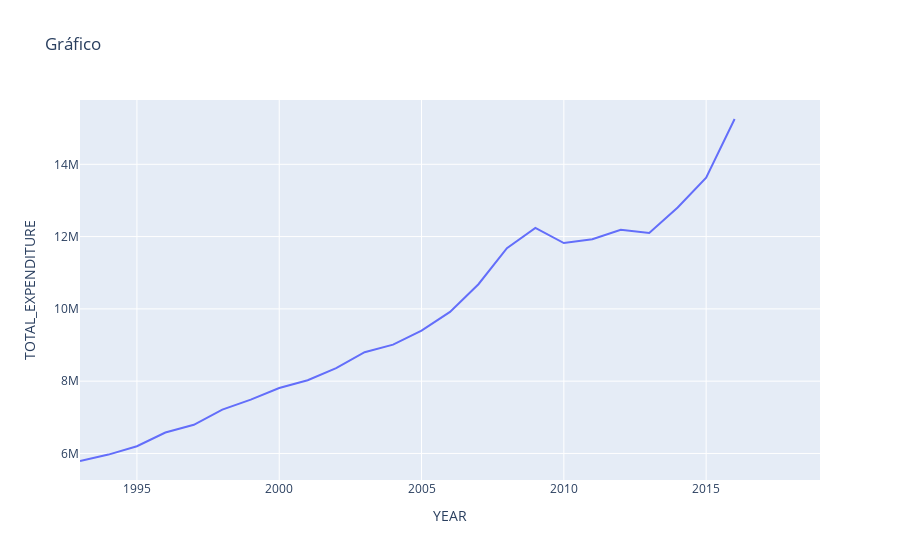

The cell this chart's notebook holds for it:
### Code cell
import pandas as pd
import plotly.express as px

education = pd.read_csv("./Data/states_all.csv", usecols=["STATE", "YEAR", "TOTAL_EXPENDITURE"])
selecao = (education["STATE"] == "WASHINGTON") & (education["YEAR"] > 1992)
df = education[selecao]
df.head()

fig = px.line(data_frame=df, x="YEAR", y="TOTAL_EXPENDITURE", title="Gráfico")
fig.show()

### Figure 1 — Plotly figure (JSON) as saved in the notebook; plotly's stock layout.template omitted (floating-point values rounded to 4 significant figures)
{"data": [{"hovertemplate": "YEAR=%{x}<br>TOTAL_EXPENDITURE=%{y}<extra></extra>", "legendgroup": "", "line": {"color": "#636efa", "dash": "solid"}, "marker": {"symbol": "circle"}, "mode": "lines", "name": "", "orientation": "v", "showlegend": false, "type": "scatter", "x": [1993, 1994, 1995, 1996, 1997, 1998, 1999, 2000, 2001, 2002, 2003, 2004, 2005, 2006, 2007, 2008, 2009, 2010, 2011, 2012, 2013, 2014, 2015, 2016, 2017, 2019], "xaxis": "x", "y": [5791436, 5968590, 6200754, 6578388, 6792261, 7211601, 7489129, 7811937, 8026334, 8362656, 8802387, 9009980, 9399603, 9915617, 10682397, 11677666, 12240632, 11820814, 11928408, 12187889, 12097549, 12806300, 13630138, 15253296, null, null], "yaxis": "y"}], "layout": {"legend": {"tracegroupgap": 0}, "title": {"text": "Gráfico"}, "xaxis": {"anchor": "y", "domain": [0, 1], "title": {"text": "YEAR"}}, "yaxis": {"anchor": "x", "domain": [0, 1], "title": {"text": "TOTAL_EXPENDITURE"}}}}
